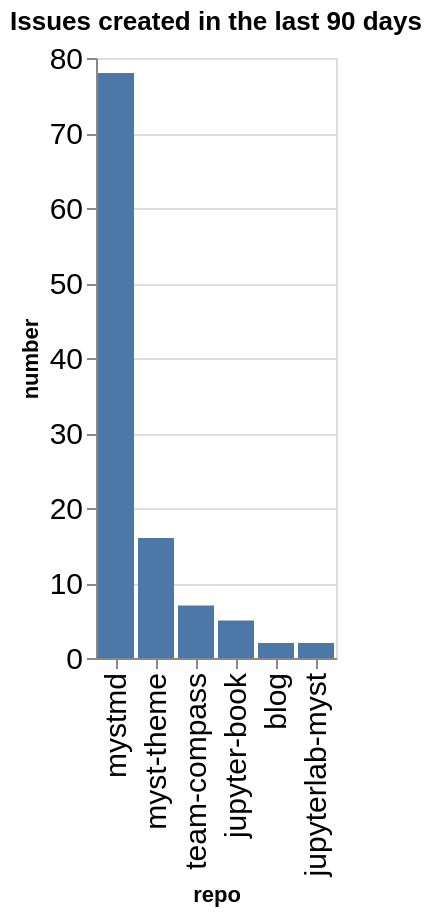

The code cell stored with this chart in its notebook:
### Code cell
created_counts = created.groupby(['org', 'repo']).count()['number'].reset_index()
created_counts['org/repo'] = created_counts.apply(lambda a: a['org'] + '/' + a['repo'], axis=1)
sorted_vals = created_counts.sort_values(['org', 'number'], ascending=False)['repo'].values
alt.Chart(data=created_counts, title=f"Issues created in the last {n_days} days").mark_bar().encode(
    x=alt.X('repo', sort=alt.Sort(sorted_vals.tolist())),
    y='number',
)

### Figure 1 — Vega-Lite specification as saved in the notebook (floating-point values rounded to 4 significant figures)
{"config": {"axisLeft": {"labelFontSize": 15}, "axisBottom": {"labelFontSize": 15}}, "data": {"name": "data-b9bfa1c4c0b2abdb90dc14f0cbc49b48"}, "mark": {"type": "bar"}, "encoding": {"x": {"field": "repo", "sort": ["mystmd", "myst-theme", "team-compass", "jupyter-book", "blog", "jupyterlab-myst"], "type": "nominal"}, "y": {"field": "number", "type": "quantitative"}}, "title": "Issues created in the last 90 days", "$schema": "https://vega.github.io/schema/vega-lite/v5.20.1.json", "datasets": {"data-b9bfa1c4c0b2abdb90dc14f0cbc49b48": [{"org": "jupyter-book", "repo": "blog", "number": 2, "org/repo": "jupyter-book/blog"}, {"org": "jupyter-book", "repo": "jupyter-book", "number": 5, "org/repo": "jupyter-book/jupyter-book"}, {"org": "jupyter-book", "repo": "jupyterlab-myst", "number": 2, "org/repo": "jupyter-book/jupyterlab-myst"}, {"org": "jupyter-book", "repo": "myst-theme", "number": 16, "org/repo": "jupyter-book/myst-theme"}, {"org": "jupyter-book", "repo": "mystmd", "number": 78, "org/repo": "jupyter-book/mystmd"}, {"org": "jupyter-book", "repo": "team-compass", "number": 7, "org/repo": "jupyter-book/team-compass"}]}}
